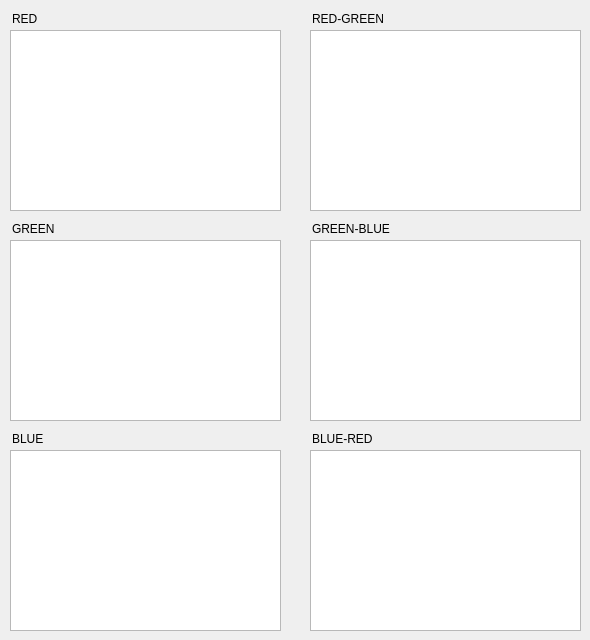
    <widget class="QWidget" name="tab_RGB">
     <attribute name="title">
      <string>RGB</string>
     </attribute>
     <widget class="QGraphicsView" name="graphicsView_BR">
      <property name="geometry">
       <rect>
        <x>310</x>
        <y>450</y>
        <width>271</width>
        <height>181</height>
       </rect>
      </property>
     </widget>
     <widget class="QGraphicsView" name="graphicsView_B">
      <property name="geometry">
       <rect>
        <x>10</x>
        <y>450</y>
        <width>271</width>
        <height>181</height>
       </rect>
      </property>
     </widget>
     <widget class="QGraphicsView" name="graphicsView_G">
      <property name="geometry">
       <rect>
        <x>10</x>
        <y>240</y>
        <width>271</width>
        <height>181</height>
       </rect>
      </property>
     </widget>
     <widget class="QGraphicsView" name="graphicsView_R">
      <property name="geometry">
       <rect>
        <x>10</x>
        <y>30</y>
        <width>271</width>
        <height>181</height>
       </rect>
      </property>
     </widget>
     <widget class="QGraphicsView" name="graphicsView_RG">
      <property name="geometry">
       <rect>
        <x>310</x>
        <y>30</y>
        <width>271</width>
        <height>181</height>
       </rect>
      </property>
     </widget>
     <widget class="QGraphicsView" name="graphicsView_GB">
      <property name="geometry">
       <rect>
        <x>310</x>
        <y>240</y>
        <width>271</width>
        <height>181</height>
       </rect>
      </property>
     </widget>
     <widget class="QLabel" name="label_20">
      <property name="geometry">
       <rect>
        <x>12</x>
        <y>10</y>
        <width>67</width>
        <height>17</height>
       </rect>
      </property>
      <property name="text">
       <string>RED</string>
      </property>
     </widget>
     <widget class="QLabel" name="label_21">
      <property name="geometry">
       <rect>
        <x>12</x>
        <y>220</y>
        <width>67</width>
        <height>17</height>
       </rect>
      </property>
      <property name="text">
       <string>GREEN</string>
      </property>
     </widget>
     <widget class="QLabel" name="label_22">
      <property name="geometry">
       <rect>
        <x>12</x>
        <y>430</y>
        <width>67</width>
        <height>17</height>
       </rect>
      </property>
      <property name="text">
       <string>BLUE</string>
      </property>
     </widget>
     <widget class="QLabel" name="label_23">
      <property name="geometry">
       <rect>
        <x>312</x>
        <y>10</y>
        <width>101</width>
        <height>17</height>
       </rect>
      </property>
      <property name="text">
       <string>RED-GREEN</string>
      </property>
     </widget>
     <widget class="QLabel" name="label_24">
      <property name="geometry">
       <rect>
        <x>312</x>
        <y>220</y>
        <width>101</width>
        <height>17</height>
       </rect>
      </property>
      <property name="text">
       <string>GREEN-BLUE</string>
      </property>
     </widget>
     <widget class="QLabel" name="label_25">
      <property name="geometry">
       <rect>
        <x>312</x>
        <y>430</y>
        <width>101</width>
        <height>17</height>
       </rect>
      </property>
      <property name="text">
       <string>BLUE-RED</string>
      </property>
     </widget>
    </widget>
